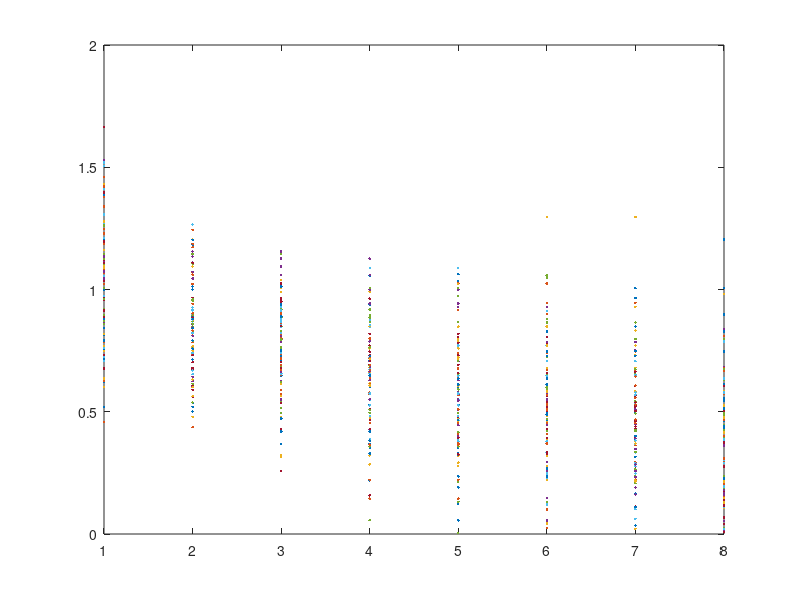
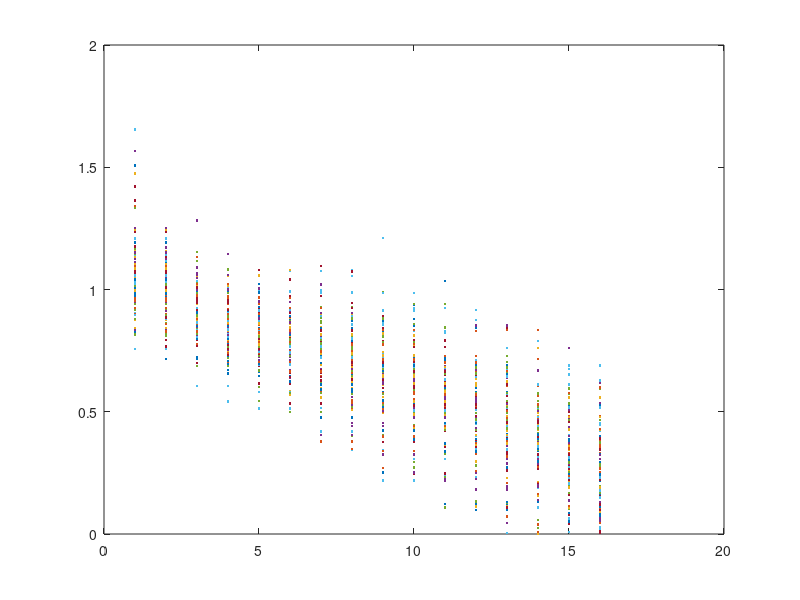
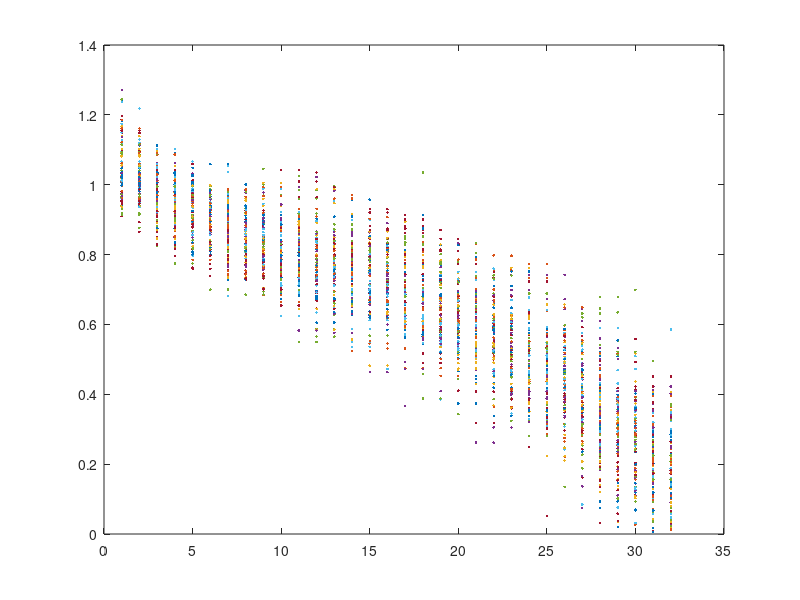
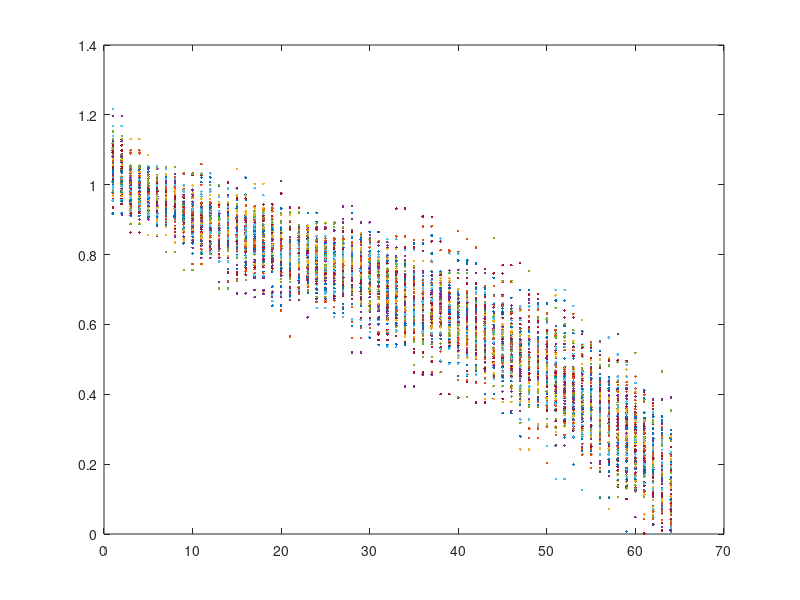

Reproduce these figures in MATLAB, in order.
% %part a

spec_mean = zeros(4,1);

for j = 3:6
    figure;
    spec = zeros(100,1);
    m=2.^j;
    eigs = zeros(100,m);
    
    for i = 1:100
        A = randn(m,m)/sqrt(m);
        [c,d] = eig(A);
        eigs(i,:) = diag(d)';
        plot([1:m],abs(eigs(i,:)),'.')
        spec(i) = max(abs(eigs(i,:)));
        hold on;
    end
end

figure;
length(spec_mean)
plot(2.^[3:6], spec_mean, 'r-');

%part b

j = 1;
clf;
allNorms = [];
allSpecs = [];
idx = 3:6;

for j=idx
    gnorm = [];
    gspec = [];
    
    for i = 1:100
        m=2^j;
        A = randn(m,m)/sqrt(m);
        gnorm = [ gnorm norm(A)];
        gspec = [ gspec max(abs(eig(A)))];
        
        hold on
    end
    
    allNorms = [allNorms mean(gnorm)];
    allSpecs = [allSpecs mean(gspec)];
end

plot(idx, allNorms, 'r:')
plot(idx, allSpecs, 'b--')
plot(idx, allNorms-allSpecs, 'k-')
legend('gnorm', 'gspec', 'diff')


